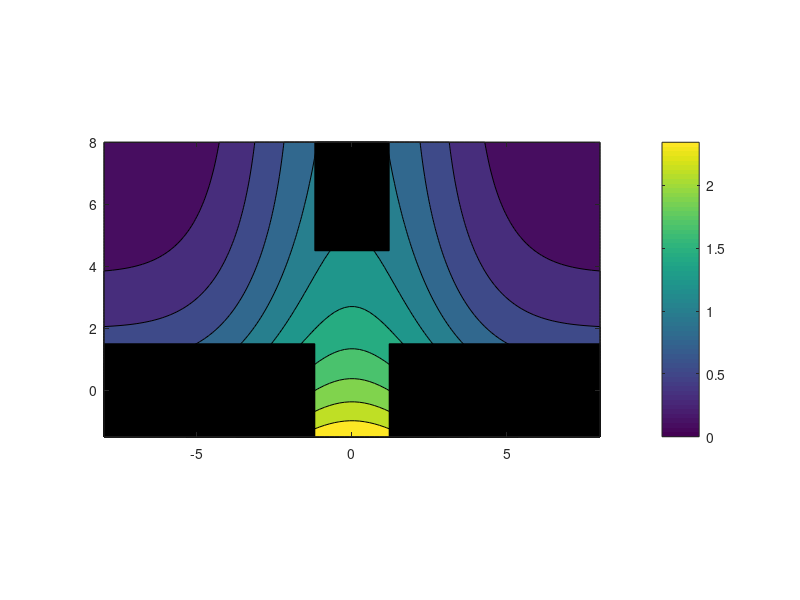

The MATLAB source for this figure:
xl = 8;
L = 1.2;
D = 1.5;
xvec = linspace(-xl,xl);
yvec = linspace(-D,xl);
[xmat,ymat] = meshgrid(xvec,yvec);
x = xmat/10;
y = ymat/10;
r = exp(-8*x.^2) + exp(-3*y);
contourf(xvec,yvec,r)
colorbar
patch([L L xl xl],[-D D D -D],"k");
patch([-xl -xl -L -L],[-D D D -D],"k");
patch([-L -L L L],[3*D xl xl 3*D],"k");
xlim(xl*[-1 1])
ylim([-D xl])
axis equal
